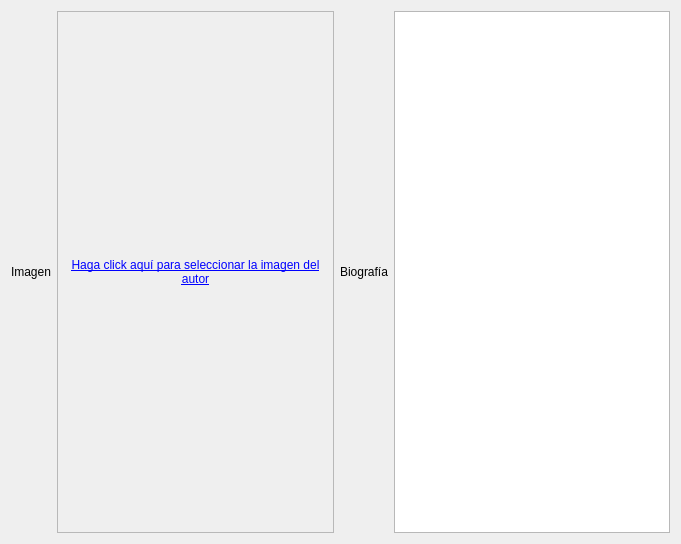
<?xml version="1.0" encoding="UTF-8"?>
<ui version="4.0">
 <class>AuthorMetadata</class>
 <widget class="QWidget" name="AuthorMetadata">
  <property name="geometry">
   <rect>
    <x>0</x>
    <y>0</y>
    <width>681</width>
    <height>544</height>
   </rect>
  </property>
  <property name="sizePolicy">
   <sizepolicy hsizetype="Preferred" vsizetype="Preferred">
    <horstretch>0</horstretch>
    <verstretch>0</verstretch>
   </sizepolicy>
  </property>
  <property name="windowTitle">
   <string>Form</string>
  </property>
  <layout class="QGridLayout" name="gridLayout_2">
   <item row="0" column="0">
    <widget class="QLabel" name="label_2">
     <property name="sizePolicy">
      <sizepolicy hsizetype="Fixed" vsizetype="Preferred">
       <horstretch>0</horstretch>
       <verstretch>0</verstretch>
      </sizepolicy>
     </property>
     <property name="text">
      <string>Imagen</string>
     </property>
    </widget>
   </item>
   <item row="0" column="1" colspan="2">
    <layout class="QHBoxLayout" name="horizontalLayout_3" stretch="1,0,1">
     <item>
      <widget class="QFrame" name="frame">
       <property name="sizePolicy">
        <sizepolicy hsizetype="Preferred" vsizetype="Preferred">
         <horstretch>0</horstretch>
         <verstretch>0</verstretch>
        </sizepolicy>
       </property>
       <property name="frameShape">
        <enum>QFrame::StyledPanel</enum>
       </property>
       <property name="frameShadow">
        <enum>QFrame::Sunken</enum>
       </property>
       <layout class="QHBoxLayout" name="horizontalLayout_5">
        <property name="margin">
         <number>0</number>
        </property>
        <item>
         <widget class="ExtendedQLabel" name="authorImage">
          <property name="sizePolicy">
           <sizepolicy hsizetype="Ignored" vsizetype="Ignored">
            <horstretch>0</horstretch>
            <verstretch>0</verstretch>
           </sizepolicy>
          </property>
          <property name="text">
           <string>&lt;html&gt;&lt;head/&gt;&lt;body&gt;&lt;p&gt;&lt;span style=&quot; text-decoration: underline; color:#0000ff;&quot;&gt;Haga click aquí para seleccionar la imagen del autor&lt;/span&gt;&lt;/p&gt;&lt;/body&gt;&lt;/html&gt;</string>
          </property>
          <property name="scaledContents">
           <bool>true</bool>
          </property>
          <property name="alignment">
           <set>Qt::AlignCenter</set>
          </property>
          <property name="wordWrap">
           <bool>true</bool>
          </property>
         </widget>
        </item>
       </layout>
      </widget>
     </item>
     <item>
      <widget class="QLabel" name="label_6">
       <property name="text">
        <string>Biografía</string>
       </property>
      </widget>
     </item>
     <item>
      <widget class="QPlainTextEdit" name="authorBiographyInput">
       <property name="sizePolicy">
        <sizepolicy hsizetype="Preferred" vsizetype="Expanding">
         <horstretch>1</horstretch>
         <verstretch>0</verstretch>
        </sizepolicy>
       </property>
       <property name="frameShape">
        <enum>QFrame::StyledPanel</enum>
       </property>
      </widget>
     </item>
    </layout>
   </item>
  </layout>
 </widget>
 <customwidgets>
  <customwidget>
   <class>ExtendedQLabel</class>
   <extends>QLabel</extends>
   <header>gui.custom_widgets</header>
  </customwidget>
 </customwidgets>
 <resources/>
 <connections/>
</ui>
